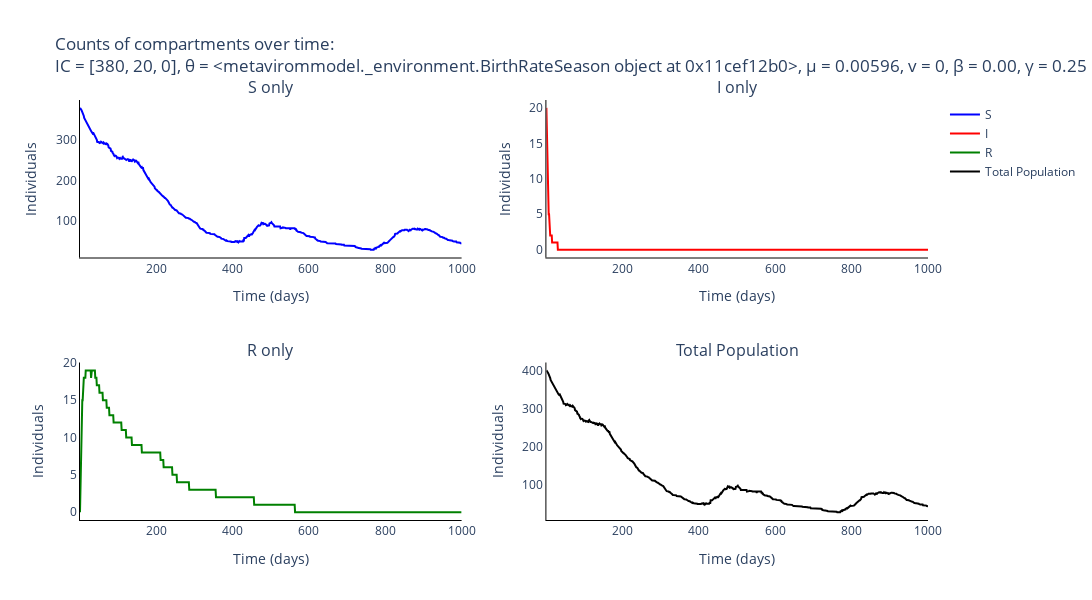

Source (notebook cell):
### Markdown cell above
### Plot output of Gillespie for the different compartments

### Code cell
# Trace names - represent the type of individuals for the simulation
trace_name = ['{}'.format(s) for s in compartments]

# Names of panels
panels = ['{} only'.format(s) for s in compartments] + ['Total Population']

fig = go.Figure()
fig = make_subplots(rows=int(np.ceil(len(panels)/2)), cols=2, subplot_titles=tuple('{}'.format(p) for p in panels))

# Add traces to the separate counts panels
for s, spec in enumerate(compartments):
    fig.add_trace(
        go.Scatter(
            y=np.mean(output_algorithm[:, :, s], axis=0).tolist(),
            x=times,
            mode='lines',
            name=trace_name[s],
            line_color=colours[s]
        ),
        row= int(np.floor(s / 2)) + 1,
        col= s % 2 + 1
    )

fig.add_trace(
    go.Scatter(
        y=np.mean(np.sum(output_algorithm, axis=2), axis=0).tolist(),
        x=times,
        mode='lines',
        name='Total Population',
        line_color='black'
    ),
    row= 2,
    col= 2
)


# Add axis labels
fig.update_layout(
    title='Counts of compartments over time:<br>IC = {}, θ = {}, μ = {}, v = {}, β = {:.2f}, γ = {:.2f}'.format(parameters[0:3], parameters[3], parameters[4], parameters[5], parameters[6], parameters[7]),
    width=1100, 
    height=600,
    plot_bgcolor='white',
    xaxis=dict(
        linecolor='black',
        title = 'Time (days)'
        ),
    yaxis=dict(
        linecolor='black',
        title = 'Individuals'),
    xaxis2=dict(
        linecolor='black',
        title = 'Time (days)'
        ),
    yaxis2=dict(
        linecolor='black',
        title = 'Individuals'),
    xaxis3=dict(
        linecolor='black',
        title = 'Time (days)'
        ),
    yaxis3=dict(
        linecolor='black',
        title = 'Individuals'),
    xaxis4=dict(
        linecolor='black',
        title = 'Time (days)'
        ),
    yaxis4=dict(
        linecolor='black',
        title = 'Individuals')
    #legend=dict(
    #    orientation="h",
    #    yanchor="bottom",
    #    y=1.02,
    #    xanchor="right",
    #    x=1
    #)
    )

fig.write_image('images/SIR-gillespie-HPV.pdf')
fig.show()

### Figure 1 — Plotly figure (JSON) as saved in the notebook; plotly's stock layout.template omitted (floating-point values rounded to 4 significant figures; data arrays with more than 128 entries replaced by an {"elided": "..."} marker saying what was removed)
{"data": [{"line": {"color": "blue"}, "mode": "lines", "name": "S", "type": "scatter", "x": {"elided": "1000 int values"}, "xaxis": "x", "y": {"elided": "1000 int values"}, "yaxis": "y"}, {"line": {"color": "red"}, "mode": "lines", "name": "I", "type": "scatter", "x": {"elided": "1000 int values"}, "xaxis": "x2", "y": {"elided": "1000 int values"}, "yaxis": "y2"}, {"line": {"color": "green"}, "mode": "lines", "name": "R", "type": "scatter", "x": {"elided": "1000 int values"}, "xaxis": "x3", "y": {"elided": "1000 int values"}, "yaxis": "y3"}, {"line": {"color": "black"}, "mode": "lines", "name": "Total Population", "type": "scatter", "x": {"elided": "1000 int values"}, "xaxis": "x4", "y": {"elided": "1000 int values"}, "yaxis": "y4"}], "layout": {"annotations": [{"font": {"size": 16}, "showarrow": false, "text": "S only", "x": 0.225, "xanchor": "center", "xref": "paper", "y": 1, "yanchor": "bottom", "yref": "paper"}, {"font": {"size": 16}, "showarrow": false, "text": "I only", "x": 0.775, "xanchor": "center", "xref": "paper", "y": 1, "yanchor": "bottom", "yref": "paper"}, {"font": {"size": 16}, "showarrow": false, "text": "R only", "x": 0.225, "xanchor": "center", "xref": "paper", "y": 0.375, "yanchor": "bottom", "yref": "paper"}, {"font": {"size": 16}, "showarrow": false, "text": "Total Population", "x": 0.775, "xanchor": "center", "xref": "paper", "y": 0.375, "yanchor": "bottom", "yref": "paper"}], "height": 600, "plot_bgcolor": "white", "title": {"text": "Counts of compartments over time:<br>IC = [380, 20, 0], θ = <metavirommodel._environment.BirthRateSeason object at 0x11cef12b0>, μ = 0.00596, v = 0, β = 0.00, γ = 0.25"}, "width": 1100, "xaxis": {"anchor": "y", "domain": [0, 0.45], "linecolor": "black", "title": {"text": "Time (days)"}}, "xaxis2": {"anchor": "y2", "domain": [0.55, 1], "linecolor": "black", "title": {"text": "Time (days)"}}, "xaxis3": {"anchor": "y3", "domain": [0, 0.45], "linecolor": "black", "title": {"text": "Time (days)"}}, "xaxis4": {"anchor": "y4", "domain": [0.55, 1], "linecolor": "black", "title": {"text": "Time (days)"}}, "yaxis": {"anchor": "x", "domain": [0.625, 1], "linecolor": "black", "title": {"text": "Individuals"}}, "yaxis2": {"anchor": "x2", "domain": [0.625, 1], "linecolor": "black", "title": {"text": "Individuals"}}, "yaxis3": {"anchor": "x3", "domain": [0, 0.375], "linecolor": "black", "title": {"text": "Individuals"}}, "yaxis4": {"anchor": "x4", "domain": [0, 0.375], "linecolor": "black", "title": {"text": "Individuals"}}}}
